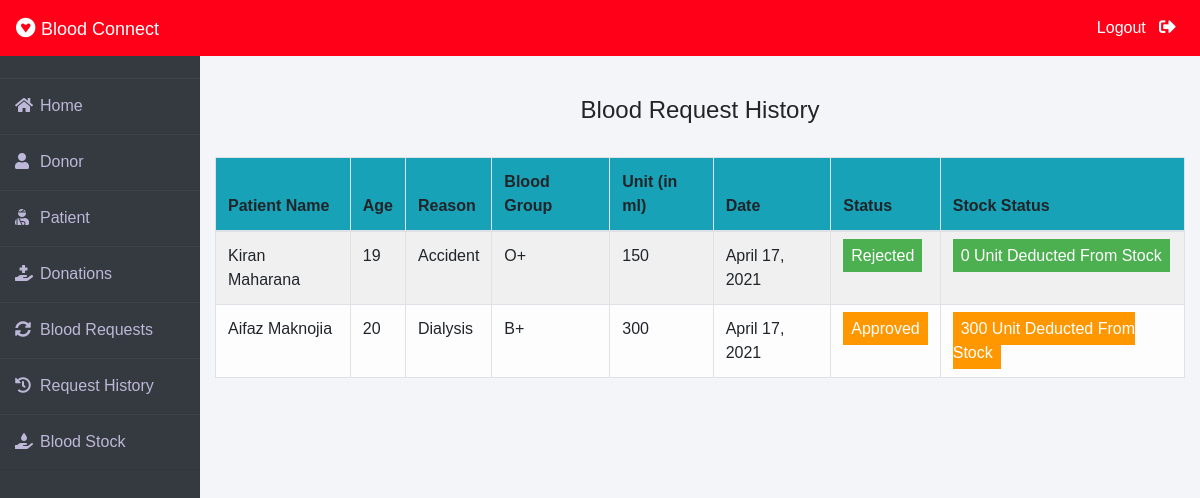
The page /admin-request-history (signed in) on the database its author committed.
### blood/models.py (models this page shows, shortened)
class BloodRequest(models.Model):
    request_by_patient = models.ForeignKey(pmodels.Patient, null=True, on_delete=models.CASCADE)
    request_by_donor = models.ForeignKey(dmodels.Donor, null=True, on_delete=models.CASCADE)
    patient_name = models.CharField(max_length=30)
    patient_age = models.PositiveIntegerField()
    reason = models.CharField(max_length=500)
    bloodgroup = models.CharField(max_length=10)
    unit = models.PositiveIntegerField(default=0)
    status = models.CharField(max_length=20, default="Pending")
    date = models.DateField(auto_now=True)

### blood/views.py (the view)
# urls.py: path('admin-request-history', views.admin_request_history_view,name='admin-request-history'),
@login_required(login_url='adminlogin')
def admin_request_history_view(request):
    requests=models.BloodRequest.objects.all().exclude(status='Pending')
    return render(request,'blood/admin_request_history.html',{'requests':requests})

### templates/blood/admin_request_history.html (shortened to what this page needs)
{% extends 'blood/adminbase.html' %}
{% block content %}
{% load widget_tweaks %}
{%load static%}
<head>
</head>
<br><br>
<div class="container">
    <H4 class="text-center">Blood Request History</H4><br>
    <table class="table table-light table-hover table-bordered table-striped">
        <thead class="bg-info">
            <tr>
                <th scope="col">Patient Name</th>
                <th scope="col">Age</th>
                <th scope="col">Reason</th>
                <th scope="col">Blood Group</th>
                <th scope="col">Unit (in ml)</th>
                <th scope="col">Date</th>
                <th scope="col">Status</th>
                <th scope="col">Stock Status</th>
            </tr>
        </thead>
        <tbody>
            {% for t in requests %}
            <tr>
                <td> {{t.patient_name}}</td>
                <td>{{t.patient_age}}</td>
                <td>{{t.reason}}</td>
                <td>{{t.bloodgroup}}</td>
                <td>{{t.unit}}</td>
                <td>{{t.date}}</td>
                {% if t.status == 'Approved' %}
                <td><span class="label warning"> Approved</span></td>
                <td><span class="label warning"> {{t.unit}} Unit Deducted From Stock</span></td>
                {% else %}
                <td><span class="label success">Rejected</span></td>
                <td><span class="label success"> 0 Unit Deducted From Stock</span></td>
                {% endif %}
            </tr>
            {% endfor %}
        </tbody>
    </table>
</div>
{% endblock content %}

### templates/blood/adminbase.html (style rules this page uses)
* { margin: 0; padding: 0; box-sizing: border-box; list-style: none; text-decoration: none; font-family: 'Josefin Sans', sans-serif; }
body { background-color: #f3f5f9; }

### templates/blood/admin_request_history.html (style rules this page uses)
.label { color: white; padding: 8px; }
.success { background-color: #4CAF50; }
.warning { background-color: #ff9800; }

### rows shown on the page
BloodRequest: patient_name "Kiran Maharana", patient_age "19", reason "Accident", bloodgroup "O+", unit "150", date "April 17, 2021", status "Rejected"
BloodRequest: patient_name "Aifaz Maknojia", patient_age "20", reason "Dialysis", bloodgroup "B+", unit "300", date "April 17, 2021"
